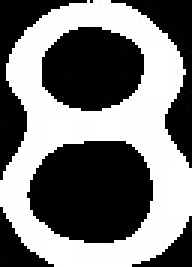
#> input picture projects/CV/test/TrainImage/8.jpg, 64 x 89 px (shown 3 times larger)
$ python -i recgonize.py   (imports and definitions only)   (older library calls are emulated)
#> lines starting #> are read from the running program, lines starting #| are printed output that depends on the picture; after the words box and inside, x2 and y2 are one past the last pixel; in counts of white or black regions, pixels touching at a corner belong together
"""
    1. 单个识别
    整体识别，是被出错，做成模板
"""

import os

import cv2 as cv
import numpy as np

def show(name, img) :                        #方便展示图片，方便测试，运行的时候注释掉
    cv.namedWindow(name, cv.WINDOW_NORMAL)    #防止图片太大放不下
    cv.imshow(name, img)
    cv.waitKey(0)
    cv.destroyAllWindows();


def addBounder(image):
    """
    给图像加上边框
    :param image: 原图
    :return: None
    """
    (tx, ty) = image.shape
    ret = np.zeros((tx + 10, ty + 10), np.uint8)
    (rx, ry) = (tx + 10, ty + 10)
    for i in range(rx):  # 补上一圈白色像素
        for j in range(ry):
            if i < 5 or i >= tx + 5 or j < 5 or j >= ty + 5:
                ret[i][j] = 255
            else:
                ret[i][j] = image[i - 5][j - 5]
    return ret


def bfs(grid, x, y):
    """
    bfs去除边框
    :param grid:  图像
    :param x: 起使坐标
    :param y:
    :return: None
    """
    dir = [(-1, 0), (1, 0), (0, -1), (0, 1)]  # 左上下，右上下
    (m, n) = grid.shape
    que = [(x, y)]
    while len(que) > 0:
        (x, y) = que.pop(0)  # 取出队列头
        for (dirx, diry) in dir:
            nx = x + dirx
            ny = y + diry
            if nx >= 0 and nx < m and ny >= 0 and ny < n and grid[nx][ny] == 255:
                grid[nx][ny] = 0
                que.append((nx, ny))


def preHandle3(image):  # 去除边框的处理

    gray = cv.GaussianBlur(image, (3, 3), 1)
    show('blur', gray)
    gray = cv.cvtColor(gray, cv.COLOR_BGR2GRAY)

    ret1, thresh = cv.threshold(gray, 100, 255, cv.THRESH_BINARY_INV + cv.THRESH_OTSU)  # 使用大基算法，将图像进行二值化
    ret = addBounder(thresh)  # 增加边框
    bfs(ret, 0, 0)  # 去除边框
    return ret

# [204 lines left out: functions getLetterArea, get_chars_area, getAngel, getLine2, bfs2, getColumn2 and 1 more, not called in this run]
"""
    1. 读取训练集TainData目录下所有文件和文件夹
    2. 将训练集的数据映射到1024维的空间中去
    3. 将测试的数字映射到1024维的空间中去
    4. 选取5个距离最近的排序,选择最近的作为数字
"""
# [157 lines left out: functions readTrain, save, changToTxt, img2vector, classify, IdentifImg and 3 more, not called in this run]


# [2 lines not run here, left out]

>>> import cv2
>>> picture = cv2.imread('TrainImage/8.jpg')
#> picture is the input picture: shape (89, 64, 3); min 0, max 255, mean 120.6
>>> result = preHandle3(picture)
#> in preHandle3, `gray = cv.GaussianBlur(image, (3, 3), 1)`:
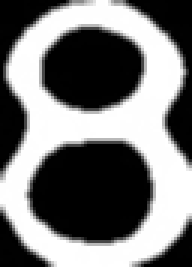
#> gray: shape (89, 64, 3) (shown 3 times larger); min 0, max 255, mean 120.9
#> in preHandle3, `ret1, thresh = cv.threshold(gray, 100, 255, cv.THRESH_BINARY_INV + cv...`:
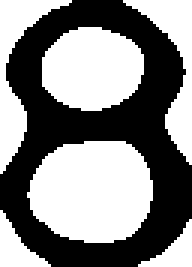
#> thresh: shape (89, 64) (shown 3 times larger); 52.4% white; 1 black region, box (x1, y1, x2, y2) and area: (0, 0, 64, 89) 2713
#> in preHandle3, `ret1, thresh = cv.threshold(gray, 100, 255, cv.THRESH_BINARY_INV + cv...`: ret1 = 102
#> after the loop in addBounder, `for i in range(rx):`:
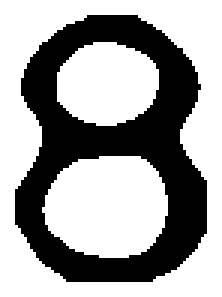
#> ret: shape (99, 74) (shown 3 times larger); 63% white; 1 black region, box (x1, y1, x2, y2) and area: (5, 5, 69, 94) 2713
#> after the loop in bfs, `while len(que) > 0:`:
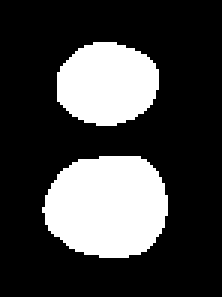
#> grid: shape (99, 74) (shown 3 times larger); 25.8% white; 2 white regions, box (x1, y1, x2, y2) and area: (14, 52, 56, 86) 1144, (19, 14, 53, 42) 749
